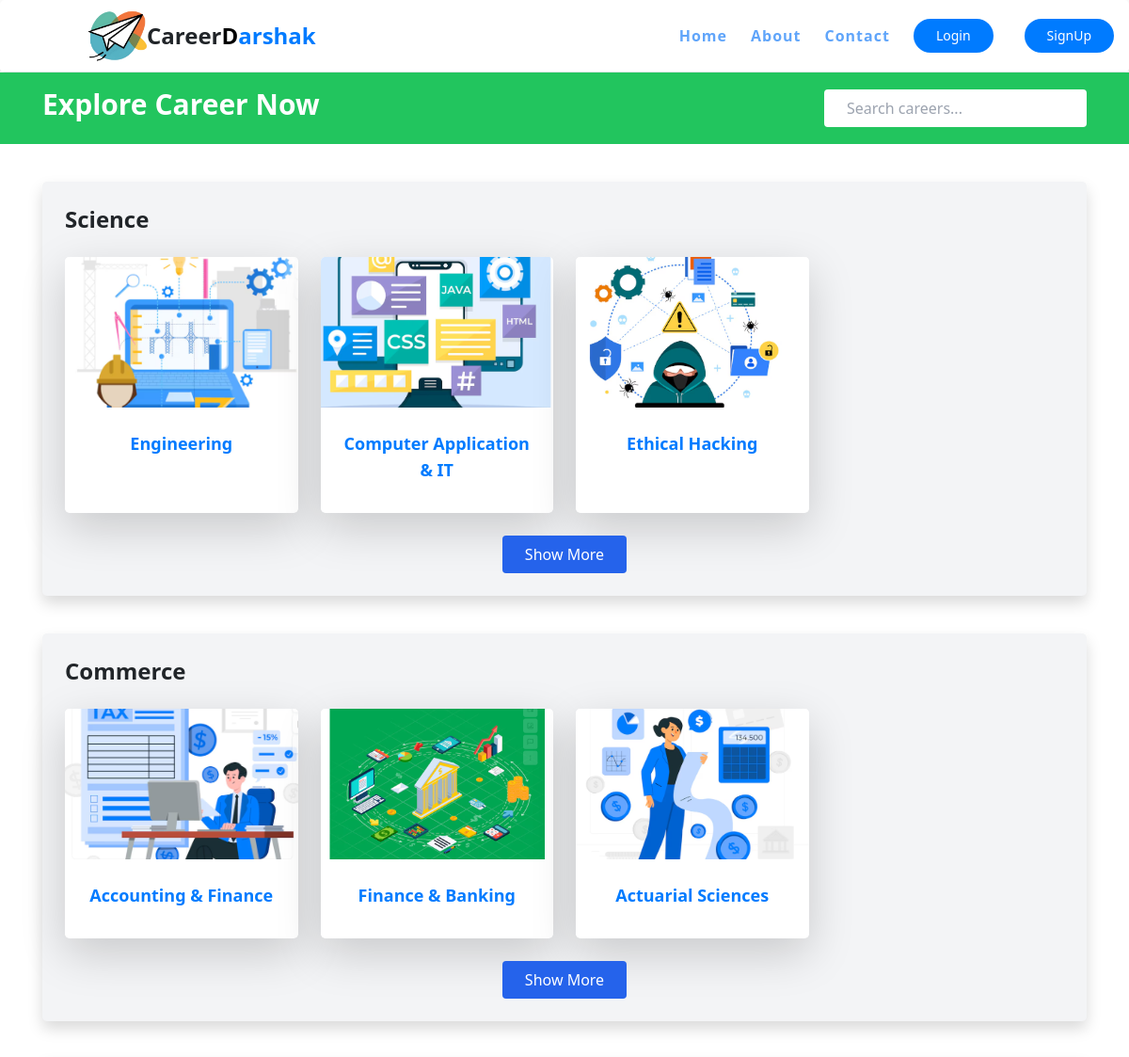
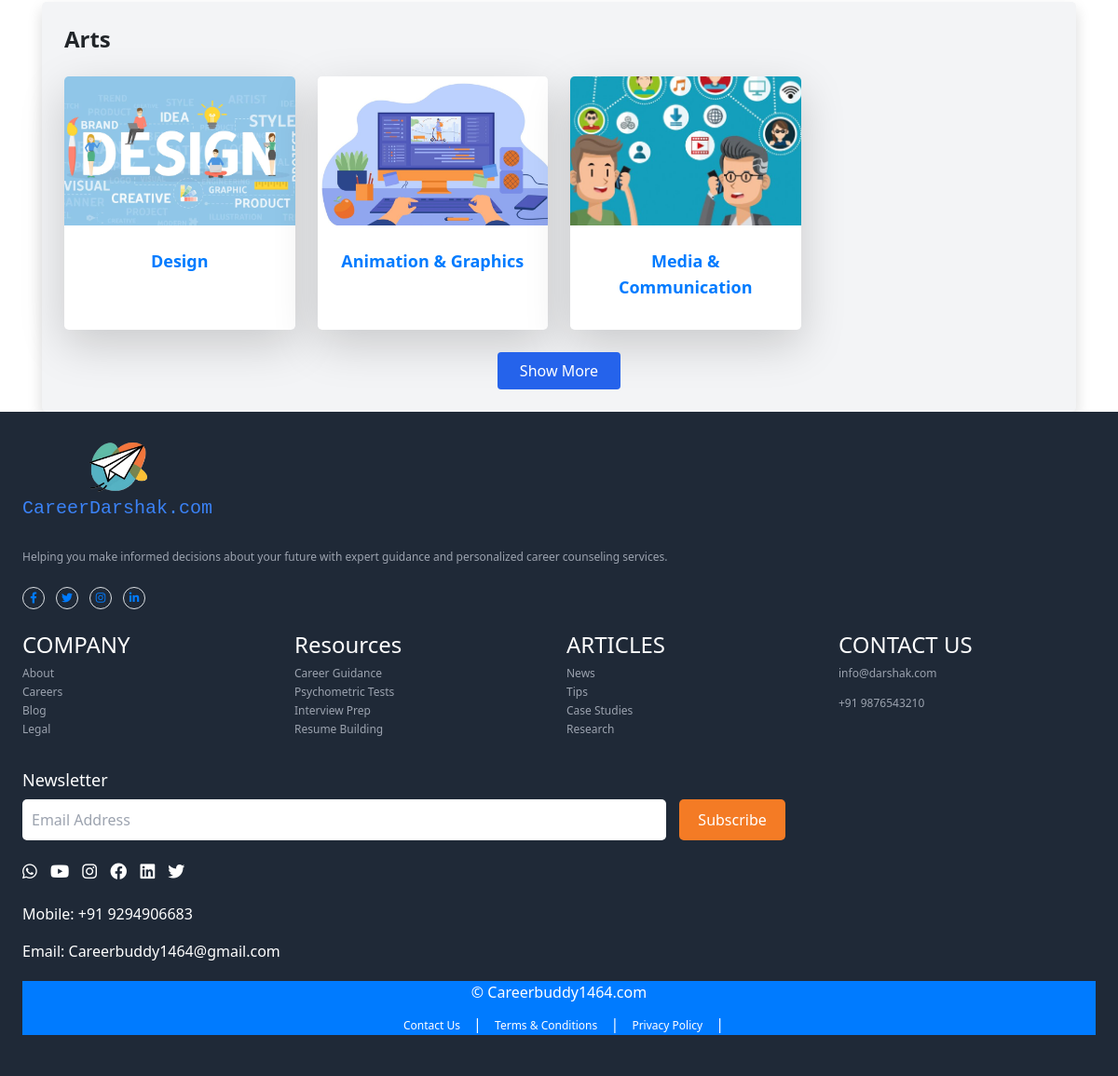
Screenshot of /careerlibrary/ with the database file from the repository (2 pictures, top to bottom).
### careerlibrary/models.py (models this page shows, shortened)
class CareerOption(models.Model):
    STREAM_CHOICES = [
        ('Science', 'Science'),
        ('Commerce', 'Commerce'),
        ('Arts', 'Arts'),
        ('Any','Any')
    ]
    name = models.CharField(max_length=200)
    image = models.ImageField(upload_to='career_images/')
    description = models.TextField()
    stream_type = models.CharField(
    max_length=50,
    choices=STREAM_CHOICES,
    default='Science'  # or any default you'd like
)

### careerlibrary/views.py (the view)
# urls.py: path('', views.library, name='library'),
def library(request):
    career_options = CareerOption.objects.all()
    stream_groups = defaultdict(list)
    for career in career_options:
        stream_groups[career.stream_type].append(career)
    return render(request, 'careerlibrary/library.html', {
        'stream_groups': dict(stream_groups)
    })

### careerlibrary/templates/careerlibrary/library.html (shortened to what this page needs)
{% extends 'website/base.html' %}
{% load static tailwind_tags %}
{% load static %}
{% block content %}
<div class="bg-green-500 text-white py-3 w-full">
    <div class="container mx-auto flex justify-between items-center">
        <h1 class="text-3xl font-bold">Explore Career Now</h1>
        <input type="text" id="search" placeholder="Search careers..." oninput="filterOptions()" class="text-black px-4 py-2 rounded">
    </div>
</div>
<div class="container  mt-10 space-y-10">
    {% for stream, careers in stream_groups.items %}
        <div class="bg-gray-100 rounded-lg p-4 shadow">
            <h2 class="text-2xl font-bold mb-4">{{ stream|title }} </h2>
            <div class="grid grid-cols-1 sm:grid-cols-2 md:grid-cols-4 gap-6">
                {% for career in careers|slice:":3" %}
                    <div class="career-item bg-white shadow-lg rounded-lg overflow-hidden transition-transform hover:scale-105">
                        <a href="{% url 'careerlibrary:career_detail' career.id %}">
                            <img class="w-full h-40 object-cover" src="{{ career.image.url }}" alt="Career Image">
                            <div class="p-4 text-center">
                                <h2 class="career-name text-lg font-bold">{{ career.name }}</h2>
                            </div>
                        </a>
                    </div>
                {% endfor %}
            </div>
            {% if careers|length > 3 %}
                <div class="text-center mt-4">
                    <button onclick="toggleDropdown('extra-{{ forloop.counter }}', this)"
                            class="bg-blue-600 text-white px-4 py-2 rounded hover:bg-blue-700 transition">
                        Show More
                    </button>
                </div>
            {% endif %}
        </div>
    {% endfor %}
</div>
{% endblock %}

### static/css/sstyle.css (style rules this page uses)
body { margin: 0; overflow-x: hidden; padding: 0; height: 100vh; background-size:contain; background-position: center; background-repeat: no-repeat; background-attachment: fixed; }
a { color: #007db8; text-decoration: none; }

### templates/website/base.html (style rules this page uses)
body { font-family: Arial, sans-serif; background-color: #f4f4f4; }

### rows the page displays
CareerOption: stream_groups "Science", image (picture), name "Engineering"
CareerOption: image (picture), name "Computer Application & IT"
CareerOption: image (picture), name "Ethical Hacking"
CareerOption: stream_type "Commerce", image (picture), name "Accounting & Finance"
CareerOption: image (picture), name "Finance & Banking"
CareerOption: image (picture), name "Actuarial Sciences"
CareerOption: stream_groups "Arts", image (picture), name "Design"
CareerOption: image (picture), name "Animation & Graphics"
CareerOption: image (picture), name "Media & Communication"
